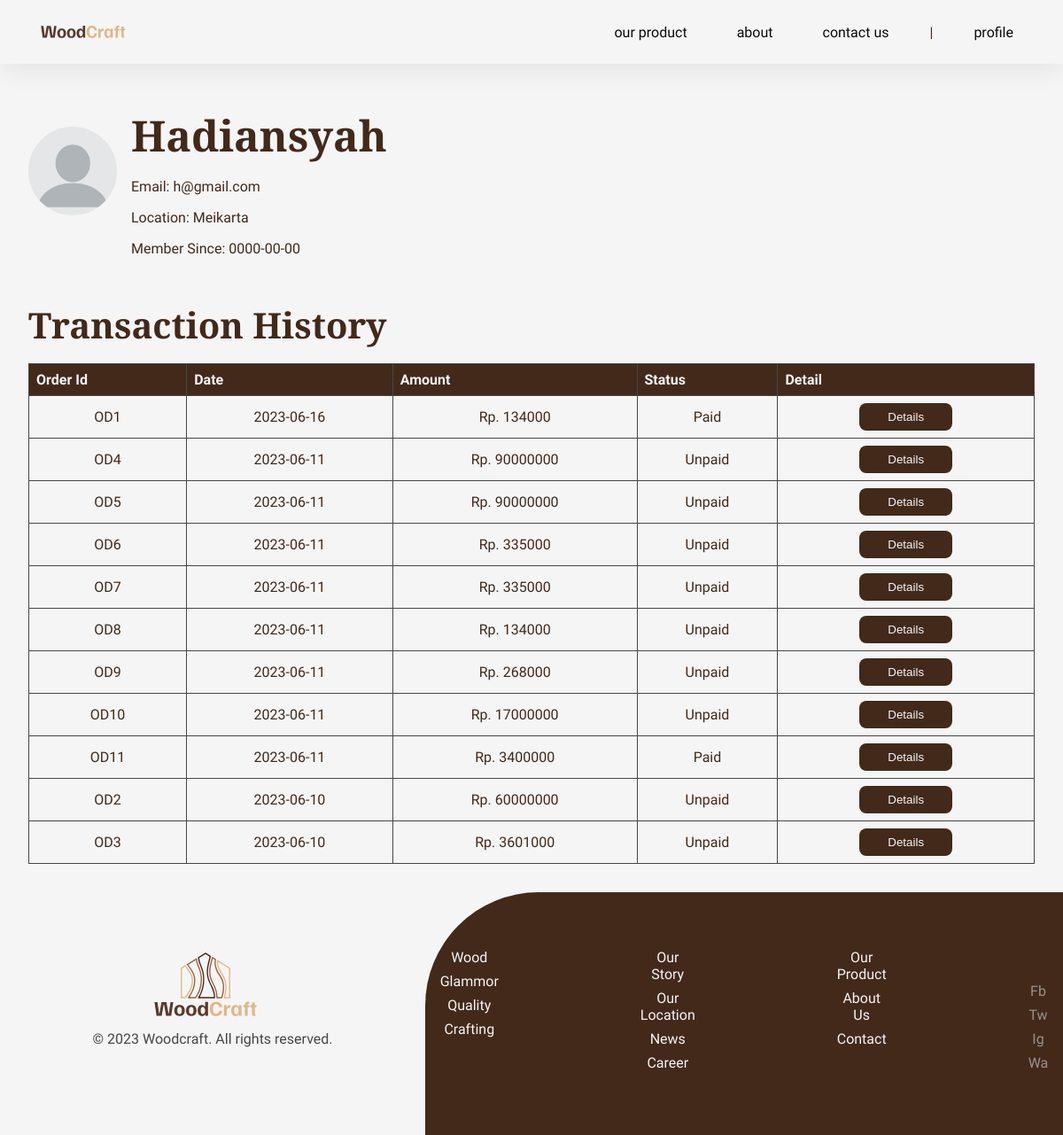
/profile.php (signed in), run on the app's committed database.
### tables this page shows
CREATE TABLE `pemesanan` (
  `order_id` varchar(100) NOT NULL,
  `user_id` varchar(100) DEFAULT NULL,
  `user_name` varchar(30) NOT NULL,
  `user_address` varchar(50) NOT NULL,
  `user_phone` varchar(15) NOT NULL,
  `grandtotal` double DEFAULT NULL,
  `order_date` date DEFAULT NULL,
  `payment_status` varchar(100) DEFAULT NULL
);

### profile.php (the view, shortened to what this page needs)
<?php
@include('./components/Header.php');
include('server/connection.php');
$user_id = $_SESSION['user_id'];
$q_order_history = "SELECT * FROM pemesanan WHERE user_id LIKE ? ORDER BY order_date DESC";
$stmt_order_history = $conn->prepare($q_order_history);
$stmt_order_history->bind_param('s', $user_id);
$stmt_order_history->execute();
$order_history = $stmt_order_history->get_result();
?>
<!DOCTYPE html>
<html lang="en">
<head>
  <link rel="stylesheet" href="./styles/profile.css">
</head>
<body>
  <main>
    <section class="profile">
      <div class="profile-avatar">
        <img src="./assets/avatar.webp" alt="User Avatar">
      </div>
      <div class="profile-info">
        <h1><?php echo $_SESSION['user_name'] ?></h1>
        <p>Email: <?php echo $_SESSION['user_email'] ?></p>
        <p>Location: <?php echo $_SESSION['user_address'] ?></p>
        <p>Member Since: <?php echo $_SESSION['member_date'] ?></p>
      </div>
    </section>
    <section class="transaction-history">
      <h2>Transaction History</h2>
      <table>
        <thead>
          <tr>
            <th>Order Id</th>
            <th>Date</th>
            <th>Amount</th>
            <th>Status</th>
            <th>Detail</th>
          </tr>
        </thead>
        <tbody>
          <?php foreach ($order_history as $order) { ?>
            <tr>
              <td><?php echo $order['order_id'] ?></td>
              <td><?php echo $order['order_date'] ?></td>
              <td>Rp. <?php echo $order['grandtotal'] ?></td>
              <td><?php echo $order['payment_status'] ?></td>
              <td><a href="./order-detail.php?order_id=<?php echo $order['order_id'] ?>"><button type="submit" name="detail">Details</button></a></td>
            </tr>
          <?php } ?>
        </tbody>
      </table>
    </section>
  </main>
</body>
<?php
@include('./components/Footer.php')
?>
</html>

### components/Header.php (shortened to what this page needs)
<link rel="stylesheet" href="./styles/components/header.css">
<header>
  <nav>
    <a href="index.php" class="site-title">
      <img src="./assets/logo/logo-text.svg" alt="logo" width="96" height="13.64" />
    </a>
    <ul class="nav-header">
      <li>
        <a href="our-product.php" class="nav-item">
          our product
        </a>
      </li>
      <li>
        <a href="about.php" class="nav-item">
          about
        </a>
      </li>
      <li>
        <a href="contact.php" class="nav-item">
          contact us
        </a>
      </li>
      <li>|</li>
      <li class="dropdown">
        <a href="profile.php" class="nav-item dropdown-toggle">
          profile
        </a>
      </li>
    </ul>
  </nav>
</header>

### components/Footer.php
<link rel="stylesheet" href="./styles/components/footer.css">
<footer class="footer">
  <div class="left-container">
    <img src="./assets/logo/logo-color-w-text.svg" alt="Logo" width="128" height="72">
    <p>&copy; 2023 Woodcraft. All rights reserved.</p>
  </div>
  <div class="right-container">
    <ul>
      <li>
        <a href="#" class="footer-item">Wood</a>
      </li>
      <li>
        <a href="#" class="footer-item">Glammor</a>
      </li>
      <li>
        <a href="#" class="footer-item">Quality</a>
      </li>
      <li>
        <a href="#" class="footer-item">Crafting</a>
      </li>
    </ul>
    <ul>
      <li>
        <a href="our-story.php" class="footer-item">Our Story</a>
      </li>
      <li>
        <a href="map.php" class="footer-item">Our Location</a>
      </li>
      <li>
        <a href="#" class="footer-item">News</a>
      </li>
      <li>
        <a href="#" class="footer-item">Career</a>
      </li>
    </ul>
    <ul>
      <li>
        <a href="our-product.php" class="footer-item">Our Product</a>
      </li>
      <li>
        <a href="about.php" class="footer-item">About Us</a>
      </li>
      <li>
        <a href="contact.php" class="footer-item">Contact</a>
      </li>
    </ul>
    <ul class="social">
      <li>
        <a href="http://">Fb</a>
      </li>
      <li>
        <a href="http://">Tw</a>
      </li>
      <li>
        <a href="http://">Ig</a>
      </li>
      <li>
        <a href="http://">Wa</a>
      </li>
    </ul>
  </div>
</footer>

### styles/components/header.css (style rules this page uses)
nav { display: flex; margin: auto; justify-content: space-between; align-items: center; background-color: var(--white); color: var(--tertiary-color); width: 100%; height: 72px; padding: 2.5vw 3vw; box-sizing: border-box; box-shadow: 0 6px 30px rgba(0, 0, 0, 0.08); position: fixed; z-index: 1000; }
nav ul { display: flex; justify-content: flex-end; align-items: center; margin: 0; padding: 0; list-style: none; gap: 2vh; }
nav ul li { display: inline-flex; flex-wrap: wrap; margin: 0 10px; }
nav a { text-decoration: none; position: relative; display: inline-block; padding: 10px; color: var(--black); }
nav .site-title { font-weight: 600; }
nav a.nav-item { text-decoration: none; position: relative; display: inline-block; padding: 10px; color: var(--black); }
nav a.nav-item::before { content: ""; position: absolute; width: 100%; height: 1.5px; bottom: 0; left: 0; transform-origin: bottom left; transition: transform 0.35s ease-out; }
nav a.nav-item::after { content: ""; position: absolute; width: 100%; transform: scaleX(0); height: 1.5px; bottom: 0; left: 0; background-color: var(--black); transform-origin: bottom left; transition: transform 0.35s ease-out; }
nav .dropdown { position: relative; }
nav .dropdown-toggle { cursor: pointer; }

### styles/profile.css (style rules this page uses)
.profile { display: flex; align-items: center; padding-top: 5rem; margin: 0 2rem 0 2rem; }
.profile-avatar img { width: 100px; height: 100px; border-radius: 50%; object-fit: cover; gap: 2rem; margin-right: 1rem; }
.profile-info h1 { font-family: var(--font-stack-heading); margin-bottom: 1rem; }
.transaction-history { margin: 2rem; }
.transaction-history h2 { font-family: var(--font-stack-heading); margin-bottom: 1rem; }
table { width: 100%; border-collapse: collapse; }
table th, table td { padding: 0.5rem; border: 1px solid var(--grey); }
table th { background-color: var(--tertiary-color); color: var(--white); font-weight: bold; text-align: left; }
table td { text-align: center; }
button { background-color: var(--tertiary-color); color: var(--white); padding: 8px 32px 8px 32px; border: none; border-radius: 8px; cursor: pointer; text-decoration: none; transition: background-color 0.3s, color 0.3s; }

### styles/components/footer.css (style rules this page uses)
.footer { background-color: var(--white); text-align: center; color: var(--grey); display: flex; justify-content: center; align-items: center; }
.footer .left-container { width: 40%; margin: auto; padding-bottom: 1rem; display: flex; flex-direction: column; align-items: center; }
.footer .left-container img { width: 128px; height: 72px; margin-right: 1rem; }
.footer .right-container { width: 60%; background-color: var(--tertiary-color); border-top-left-radius: 8rem; color: var(--white); display: flex; justify-content: center; gap: 8rem; padding: 2rem; }
.footer .right-container ul { list-style: none; padding: 1rem; font-weight: 600; }
.footer .right-container ul li { margin-bottom: 0.5rem; font-weight: 400; }
.footer .right-container ul li a { color: var(--white); text-decoration: none; }
.footer .right-container .social { display: flex; flex-direction: column; justify-content: flex-end; color: var(--grey); opacity: 0.5; }

### styles/variable.css (style rules this page uses)
:root { --font-stack-body: "Familjen Grotesk", sans-serif; --font-stack-heading: "Playfair Display", serif; --primary-color: #98633b; --secondary-color: #5a3828; --tertiary-color: #42291a; --warning-color: #ff9d00; --error-color: #ff5252; --success-color: #5277ff; --grey: #464646; --white: #f5f5f5; --black: #0a0a0a; --transparent: transparent; --box-shadow: 0 0.2rem 0.4rem rgba(0, 0, 0, 0.1); }
body { margin: 0; font: 100% "Familjen Grotesk", sans-serif; background-color: var(--white); color: var(--tertiary-color); margin: 0; box-sizing: border-box; -webkit-font-smoothing: antialiased; -moz-osx-font-smoothing: grayscale; }
*, *:before, *:after { box-sizing: inherit; }
li { list-style: none; text-decoration: none; }
h1 { font-size: 3rem; }
h2 { font-size: 2.5rem; }
p { font-size: 1rem; }

### data on the page
pemesanan: order_id "OD1", order_date "2023-06-16", grandtotal "134000", payment_status "Paid"
pemesanan: order_id "OD4", order_date "2023-06-11", grandtotal "90000000", payment_status "Unpaid"
pemesanan: order_id "OD5", order_date "2023-06-11", grandtotal "90000000", payment_status "Unpaid"
pemesanan: order_id "OD6", order_date "2023-06-11", grandtotal "335000", payment_status "Unpaid"
pemesanan: order_id "OD7", order_date "2023-06-11", grandtotal "335000", payment_status "Unpaid"
pemesanan: order_id "OD8", order_date "2023-06-11", grandtotal "134000", payment_status "Unpaid"
pemesanan: order_id "OD9", order_date "2023-06-11", grandtotal "268000", payment_status "Unpaid"
pemesanan: order_id "OD10", order_date "2023-06-11", grandtotal "17000000", payment_status "Unpaid"
pemesanan: order_id "OD11", order_date "2023-06-11", grandtotal "3400000", payment_status "Paid"
pemesanan: order_id "OD2", order_date "2023-06-10", grandtotal "60000000", payment_status "Unpaid"
pemesanan: order_id "OD3", order_date "2023-06-10", grandtotal "3601000", payment_status "Unpaid"

### other printed values
$_SESSION['user_name'] "Hadiansyah"
$_SESSION['user_email'] "h@gmail.com"
$_SESSION['user_address'] "Meikarta"
$_SESSION['member_date'] "0000-00-00"
